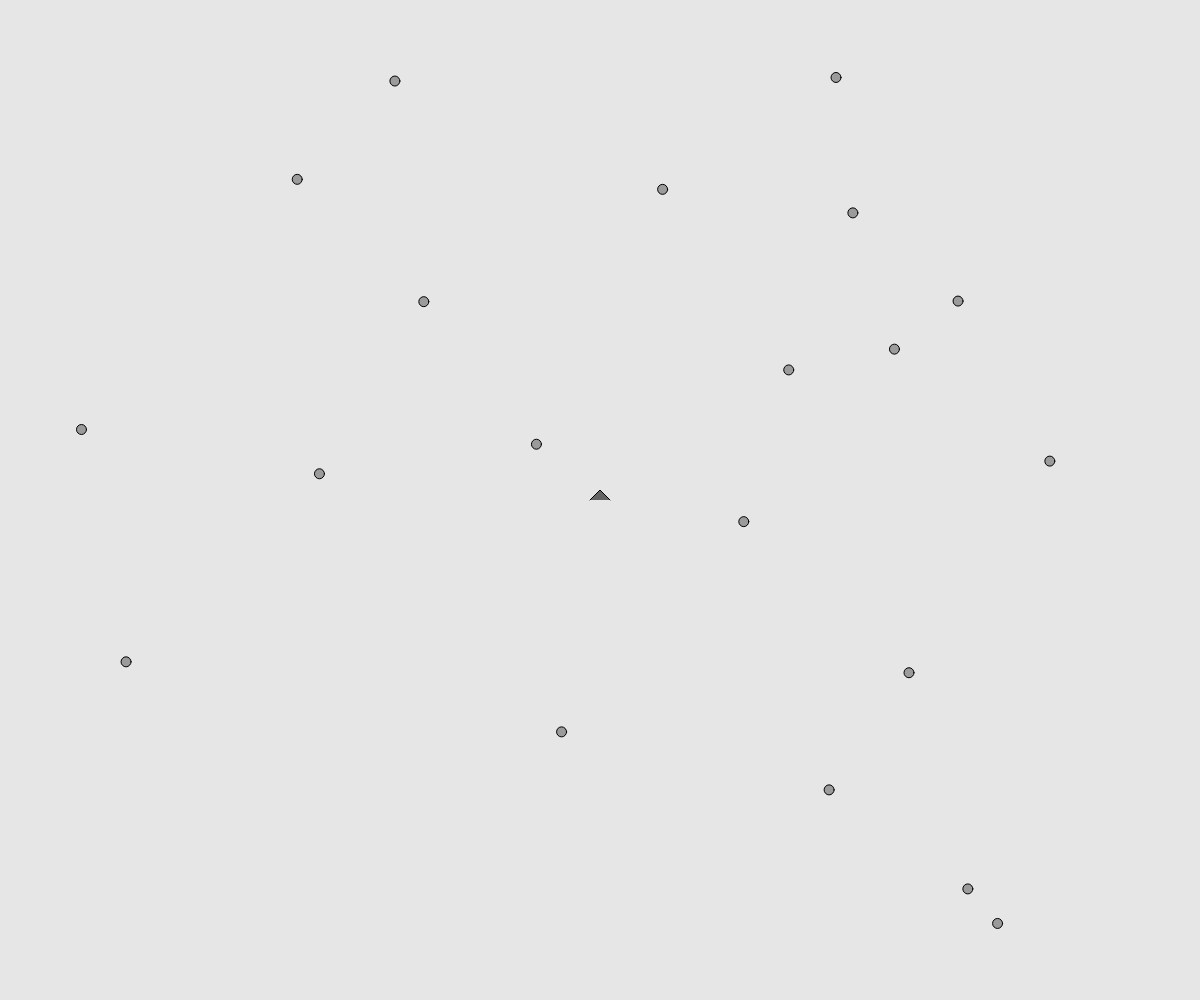
Frame 1 (no input)
Frame 60 (no input): identical to frame 1, image omitted
Frame 120 (the mouse pressed at the canvas centre since frame 60): identical to frame 1, image omitted

The p5.js sketch that drew this single still picture (run headless with seeded random() and noise() and a simulated clock; from frame 60 on, the mouse is pressed at the canvas centre):

// p5.js sketch
// ── sketch.js
var ship;
var asteroids;
var system;

function setup() {
  createCanvas(windowWidth, windowHeight);

  angleMode(DEGREES);

  // create system
  system = new System();
  system.ship = new Ship();
  for (var i = 0; i < 20; i++) {
    system.asteroids.push(new Asteroid({
      x: random(10, width - 10),
      y: random(10, height - 10)
    }))
  }

  print(system.asteroids);
}

function draw() {
  background(230);
  system.draw();

}

function keyPressed() {
  switch (keyCode) {
    case LEFT_ARROW:
      system.ship.turn("left");
      print("left");
    case RIGHT_ARROW:
      system.ship.turn("right");
  }
}

function System() {
  this.ship;
  this.asteroids = [];

  this.draw = function() {
    this.ship.draw();
    for (var i = 0; i < this.asteroids.length; i++) {
      this.asteroids[i].draw();
    }

  }
}

function Ship() {
  this.position = {
    x: width / 2,
    y: height / 2
  };
  this.velocity = {
    x: 0,
    y: 0
  };
  this.laserBeams = [];

  this.fire = function() {
    print("fired");
  }

  this.draw = function() {
    fill(100);
    beginShape();
    vertex(this.position.x + 10, this.position.y);
    vertex(this.position.x, this.position.y - 10);
    vertex(this.position.x - 10, this.position.y);
    endShape();
  }

  this.update = function() {

  }

  this.turn = function(dir) {
    if (dir === "left") {
      push();
      rotate(3);
      pop();
    } else if (dir === "right") {
      rotate(1);
    }
  }
}


function LaserBeam(pos, dir) {
  this.length = 10;
  this.position = {
    x: pos.x,
    y: pos.y
  };
  this.velocity = {
    x: dir.x,
    y: dir.y
  };
}

function Asteroid(pos) {
  this.position = {
    x: pos.x,
    y: pos.y
  };
  this.velocity = {
    x: 0,
    y: 0
  };

  this.draw = function() {
    fill(155);
    ellipse(this.position.x, this.position.y, 10, 10);
  }
}
